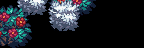

The image is a tile-based game level rendered from a .tmx file. Its description and complete source (layers, tilesets, objects, tile grids) follow:
An orthogonal 9x3 tile map with 16x16 px tiles, 1 tile layer (Back3).

<map version="1.10" tiledversion="1.10.2" orientation="orthogonal" renderorder="right-down" compressionlevel="0" width="9" height="3" tilewidth="16" tileheight="16" infinite="0" nextlayerid="22" nextobjectid="9">
 <properties>
  <property name="AmbientLight" value="255 255 255" />
  <property name="IsGreenhouse" value="T" />
  <property name="Warp" value="5 17 Farm 28 16" />
 </properties>
 <tileset firstgid="1" name="Tiny_Bushes_Winter_VibrantPastoral" tilewidth="16" tileheight="16" tilecount="27" columns="9">
  <image source="Tiny_Bushes_Winter_VibrantPastoral.png" width="144" height="48" />
 </tileset>
 <layer id="21" name="Back3" width="9" height="3">
  <data encoding="csv">
1,2,3,4,5,6,0,0,0,
10,11,0,13,14,0,0,0,0,
19,20,0,0,0,0,0,0,0
</data>
 </layer>
</map>
